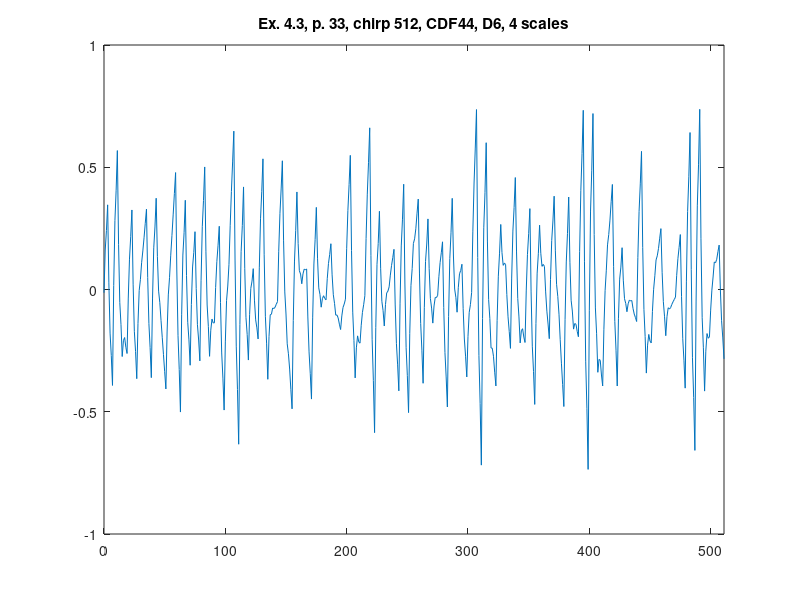

MATLAB code for this plot:
%% ========================================================================
%% Programmatic octave notes on "Ripples in Mathematics" by A. Jensen
%% and A. la Cour-Harbo written with a deep gratitude to the authors for
%% this wonderful text. 
%% 
%% Reconstruction of graphs in Ex. 4.3, p.33, Ch 04, D6, CDF44, 4 scales.
%%
%% Author: Vladimir Kulyukin
%% 
%% NB: I have tested this code in Octave 4.
%% =========================================================================
t = [0:511];

%%y_ex_4_3_chirp_512_p33 = arrayfun(@(x) sin(x*x), t);

y_ex_4_3_chirp_CDF44_D6_512_p33 = [
-0.01333914165677716
0.16156594522723478
0.24116248834027187
0.34629687878852794
0.027139272805819806
-0.1783296353782227
-0.27010984576359953
-0.39235285091267474
0.015987118441577658
0.28215780825996045
0.4061592185424737
0.5682547724651377
0.18469618245925534
-0.05265482033427744
-0.14379823591546065
-0.2741178564174958
-0.20911638908992203
-0.1964510495110603
-0.2361218376809107
-0.26176920268552156
-0.03496836106962894
0.12418918745161459
0.21570344287820897
0.3253426640628963
0.0218723489525669
-0.17090559952191725
-0.25299118136055604
-0.36473669344755927
-0.1392951465737254
-0.004202599846673143
0.04054094673359744
0.10949343494015754
0.15769735389197095
0.21146083521969491
0.27078387892332956
0.3286172423780684
0.04954638164338071
-0.1392512642931162
-0.23777569543142243
-0.36048876157306503
-0.034960867122211
0.1704612239233329
0.2557775115635666
0.3732760522325443
0.1357695012364485
-0.006613722139054229
-0.05387361789396378
-0.12662173246617234
-0.1954005922098082
-0.2652430105793134
-0.33614898757468803
-0.4067699848951577
-0.1737329738834993
-0.022060880979677677
0.04824629381630703
0.14035513271151107
0.22129106140772808
0.305220762368869
0.3921442355949341
0.4782655299602899
0.07977972676768978
-0.1888559959878658
-0.3276416383063768
-0.50122050481511
-0.10361493488102513
0.14094222657898076
0.2324509795649076
0.3649689300043324
0.056496160987095735
-0.1338135008821087
-0.20596005560328093
-0.30976831945992056
-0.06165501356289714
0.09216119191953925
0.15168029698738864
0.23646623395992306
0.003694572403087945
-0.14398778707743592
-0.2065808444816486
-0.29197351166173663
0.03800043264238702
0.2566772288364642
0.36405687692049515
0.5012585059604999
0.1540739765271471
-0.06331967291845576
-0.1509224423763086
-0.2733025733118038
-0.16633676740486747
-0.12082402006221991
-0.13676433128386115
-0.13623834509077867
0.00806826774416157
0.11384897778317526
0.1811037850262624
0.25868157681119797
-0.05249916982567142
-0.2595123800417145
-0.36235805383693154
-0.4931153348936484
-0.21426159815433182
-0.04516280284435259
0.014181051036289243
0.10293365283824718
0.26114821327929666
0.4007504979983174
0.5217405069953096
0.6477176602413247
0.1205438773467536
-0.23161863967331564
-0.408769890818883
-0.6328152693218716
-0.1436540133596402
0.15440410086111658
0.26135907334039876
0.4195199783203593
0.08695784605740721
-0.11411544466895873
-0.18369989385873847
-0.28851667195195035
-0.10305918593817501
0.004619545424594723
0.034519522136358796
0.08526025334515824
-0.043522357300727524
-0.12420183347411402
-0.15677817517500126
-0.2022437129112003
0.08850216315006244
0.2891604623981692
0.3997311848331202
0.5344408007232329
0.14188791699910286
-0.10938540575417574
-0.21937916753660286
-0.36722867358819317
-0.1918814719141649
-0.1031345670716137
-0.10098795906053962
-0.07563687144917572
-0.07780930601134783
-0.07260683503426085
-0.06002945851791483
-0.04942818198506907
0.15646304688110801
0.3100264907296565
0.4112621495605765
0.5265189961286794
0.19898365967079268
-0.009905868930466258
-0.10014958967509742
-0.2221843588202501
-0.2628670734672361
-0.3253480054196185
-0.40962715467739735
-0.488065489211757
-0.12697497969904964
0.11634413100106131
0.24189184288857576
0.39899630597940905
0.18864082204018395
0.0767459341584461
0.06331164233419552
0.02349491331005424
0.06412592204700646
0.08320102441796293
0.08072022042292366
0.08401530413077384
-0.11229593000933875
-0.2551228124779397
-0.344465343275029
-0.44813896291020194
-0.11305277684026407
0.10446807361975305
0.20442358846984945
0.33588064005451795
0.12545190320208666
0.006631187265053892
-0.020581507756580304
-0.07234049800270895
-0.037261750762525615
-0.025451105154345406
-0.036908561178168306
-0.04213134816029068
0.04423696801524646
0.10606352206581307
0.14334831399140918
0.18720905125922782
0.05996017490421899
-0.021440018663351802
-0.05699152944348454
-0.10482815775054201
-0.10417907446395963
-0.11652169844334133
-0.14185602968868716
-0.16370924346381632
-0.10812555624639951
-0.07329102411430416
-0.059205647067530336
-0.03956055067201647
0.16661626831640994
0.3228120628732792
0.4290268329985914
0.5486339782572194
0.15996965425848525
-0.09250374001695853
-0.2087862045691119
-0.36156091875706464
-0.23864615932942834
-0.18960217171885035
-0.2144289559253308
-0.21946212647916669
-0.14606070360611373
-0.09367576670045906
-0.06230731576220272
-0.02530751438124196
0.20881047071984235
0.39011079767962986
0.5185934664981207
0.6612285841616748
0.13872842146548187
-0.20554928000086853
-0.3716045202373763
-0.5854143250335073
-0.15480442717974113
0.10313373176228087
0.18840015179255867
0.31993382481991595
0.08713060599115531
-0.048048836891893265
-0.08560450382922977
-0.14931838269329667
-0.06113326528270023
-0.013649361254997938
-0.0068666706101898085
0.010821877291531614
0.058814732821865286
0.09868757359592797
0.1304403996137197
0.16436897702798303
-0.06325749247687033
-0.22080049838346194
-0.30826004069179186
-0.4144983904740519
-0.05586881657218676
0.1781997725913843
0.2877073770166612
0.4305909967109894
0.022398270191925
-0.23813399439136707
-0.3510057970388868
-0.5034431012161031
-0.1794054752423753
0.016961077983731518
0.08565655846221723
0.18856139978024308
0.20716160653341
0.24835117203643173
0.3121300962893084
0.3698562201076244
0.0673107527720353
-0.1387002326579893
-0.24817673618244945
-0.38351957617526233
-0.07465640252409157
0.11518212849812555
0.18599601689138895
0.2887024621564834
0.08504448043366328
-0.036523400488121506
-0.07600118060887091
-0.13747493694584717
-0.0673323234357325
-0.032456209936861775
-0.03284659644923507
-0.02378735276372335
0.05212882214559035
0.11013073632506319
0.1502183897746952
0.19510615491988859
-0.07300175463701575
-0.2572427259230586
-0.35761675893824
-0.4804628703347695
-0.11110796693502312
0.1263620720362821
0.23194724657914606
0.3728708640394989
0.13699259667460978
0.002078090055169124
-0.03187265581882302
-0.09287655984936717
0.0072380275125318964
0.06418104522010501
0.07795249327335217
0.10329172855145993
-0.07718359095851977
-0.20251106672246036
-0.2726906987403619
-0.3576471509543323
-0.19185225245444124
-0.09324597587934252
-0.061828321229036254
-0.012407529593421816
0.2385821663195026
0.4355616371120955
0.5785308827843569
0.7359721246606342
0.13060544128433615
-0.2703674745404741
-0.4669466228137966
-0.7182929160404948
-0.11897442668473293
0.25240912114846226
0.39585772745909065
0.6003813172775259
0.19818791568024385
-0.041436158032956326
-0.1184909038620747
-0.23910596981180313
-0.24000303346745677
-0.27297843915727504
-0.3380321868812579
-0.394490568762657
-0.12651230937903743
0.05453341398255457
0.14864660132211896
0.266053291484775
0.1513089701081664
0.09876932479557196
0.1084343555469918
0.10143169358161938
-0.020593400973311568
-0.11179832760440706
-0.17218308631166712
-0.2408260841247104
0.0467861791331588
0.23894013288773822
0.3356357771390278
0.457909398332564
0.15360202345066165
-0.036403318026363096
-0.11210662609851013
-0.21843707171472931
-0.16844290998031042
-0.16033580054260727
-0.19411574340162
-0.21667208442440744
-0.005817127721357493
0.14249546025175397
0.22826567949492696
0.33079407593201643
-0.009895004995978021
-0.23182432079263884
-0.334993871457966
-0.46998500528354364
-0.13904711113840904
0.06704547623175532
0.14829275682694928
0.2629922365513123
0.1480588584044381
0.09465541907981266
0.10278191857743604
0.09442152065730146
-0.00987947427337205
-0.08847326371371186
-0.141359847663718
-0.20113465656451995
0.03995412103137327
0.2004267435935458
0.2802832111219976
0.38174071228863704
0.15797143391805415
0.021346408481444715
-0.028134364021191197
-0.1009653687224988
-0.20539607069535737
-0.30135965930323594
-0.38885613454613444
-0.47862136597740196
-0.12331709380788994
0.11273116429607258
0.22952340833448553
0.378270205034317
0.11147247411557815
-0.04398043620859246
-0.08808852593819479
-0.1620313704274999
-0.13913617018715843
-0.14218864582873467
-0.17118879735222867
-0.19323629007769824
0.15600547378603968
0.4057605811883475
0.5560290321292254
0.7329548523266157
0.11324895305564656
-0.2930001203187591
-0.485792367796601
-0.7357801993923379
-0.08704084241260104
0.3208852901724443
0.4879981983627982
0.7196368155564443
0.22478418781094023
-0.07540569754483764
-0.18093284051088926
-0.33861970809669567
-0.28593131117921383
-0.28961279649287186
-0.3496641640376699
-0.39461126716119643
-0.1625034257508769
-0.0046322329874508295
0.07900231112908164
0.1825285052993422
0.2249353591849511
0.28371909094175535
0.35887970056975504
0.4296521389976247
0.09506812810535735
-0.130900949544832
-0.24825509395294332
-0.3947125220092297
-0.11967036321447778
0.042431321673486566
0.09159253265466336
0.1710160524119521
0.03827754876566281
-0.03761231204508481
-0.05665353002029073
-0.09092729593408536
-0.058215547367755326
-0.04345251331095795
-0.04663819376369329
-0.04501453065842255
-0.07720384127741442
-0.10033299289329534
-0.11440198550606531
-0.1308986404070164
0.13146658942270759
0.31911100243902635
0.43203459864193994
0.5649795773677992
0.17135473438123008
-0.0811761501188936
-0.19261307613257184
-0.34185601437960345
-0.22746241989161708
-0.18371002144532
-0.2105988190407122
-0.2185593652043651
-0.09053132329566835
0.001058686259193746
0.05621066346022112
0.1211261820042376
0.13780004836308127
0.16740022646648506
0.20992671631444904
0.2489896113693451
0.07055127829583524
-0.04960777634789089
-0.11148755256183324
-0.18898321436650467
-0.11094753037122172
-0.07458634488076221
-0.07989965789512617
-0.07404632269015063
-0.061056200222730006
-0.049978374138834256
-0.0408128444384634
-0.03113491646643808
0.05802051492640731
0.12588001346120214
0.1724435791379465
0.22471337282607284
-0.029455759486438596
-0.20151482904761855
-0.29146383585746705
-0.40341416767200355
0.031195830506528452
0.3193554296485298
0.46106462975400064
0.6420150960125253
0.08219413359913759
-0.2791377227255622
-0.44198047296157406
-0.6580082188804252
-0.047140360878438536
0.3421614878281142
0.5098973272392329
0.7370015999112496
0.20975664838663594
-0.11536103770344673
-0.23835145835899837
-0.41550171655604373
-0.2522335639900109
-0.18018024967663104
-0.1993417736159042
-0.19406235530764349
-0.08428901762425652
-0.0025147412513974593
0.051260473810933654
0.1125380147402502
0.10938345429068724
0.12349342337223528
0.1548679219848943
0.1816164038519888
-0.001061345318424986
-0.12762350500844472
-0.19807007521807035
-0.2835527723117639
];

figure;
plot(t, y_ex_4_3_chirp_CDF44_D6_512_p33);
xlim([0 511]);
title('Ex. 4.3, p. 33, chirp 512, CDF44, D6, 4 scales');
